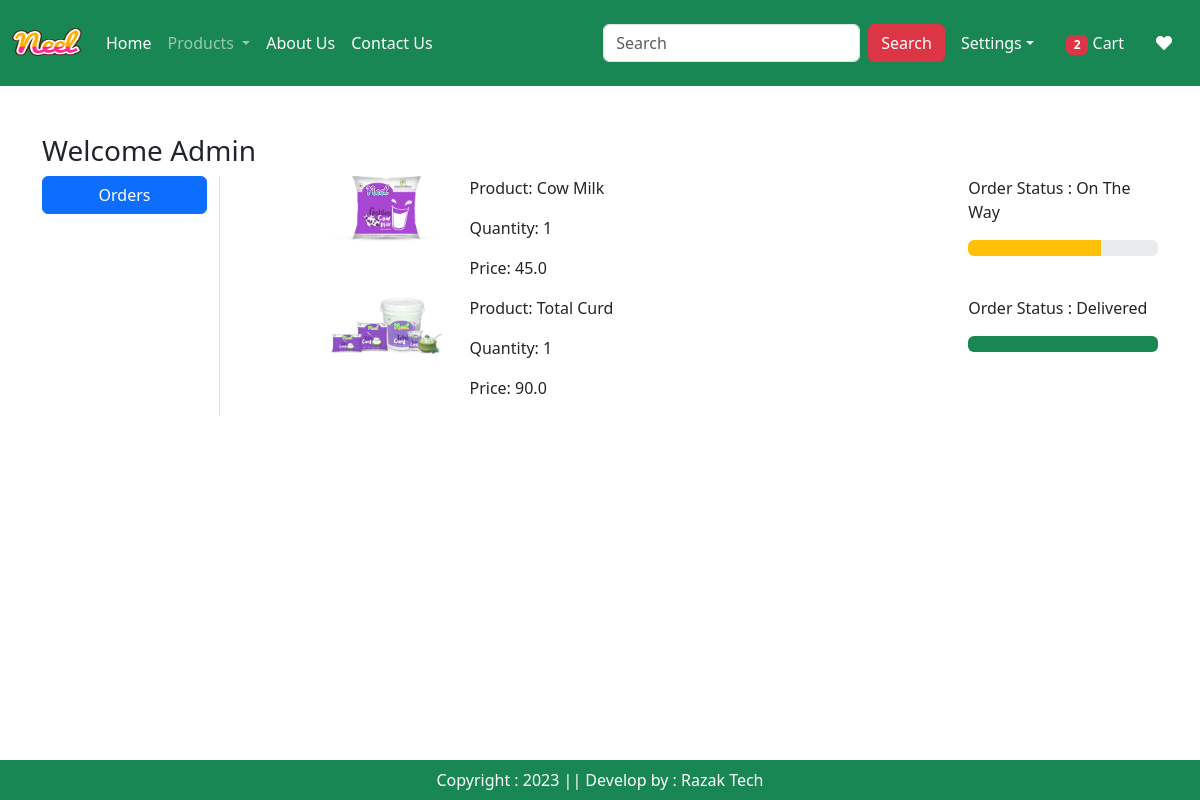
Screenshot of /orders/ (signed in) with the database file from the repository.
### app/models.py (models this page shows, shortened)
class OrderPlaced(models.Model):
    user = models.ForeignKey(User, on_delete=models.CASCADE)
    customer = models.ForeignKey(Customer, on_delete=models.CASCADE)
    product = models.ForeignKey(Product, on_delete=models.CASCADE)
    quantity = models.PositiveIntegerField(default=1)
    ordered_date = models.DateTimeField(auto_now_add=True)
    status = models.CharField(max_length=50, choices=STATUS_CHOICES, default='Pending')
    payment = models.ForeignKey(Payment, on_delete=models.CASCADE, default="")
    @property
    def total_cost(self):
        return self.quantity * self.product.discounted_price

class Product(models.Model):
    title = models.CharField(max_length=100)
    selling_price = models.FloatField()
    discounted_price = models.FloatField()
    description = models.TextField()
    composition = models.TextField(default="")
    prodapp = models.TextField(default="")
    category = models.CharField(choices=CATEGORY_CHOICES, max_length=2)
    product_image = models.ImageField(upload_to="product")

### app/views.py (the view)
# urls.py: path('orders/', views.orders, name='orders'),
@login_required
def orders(request):
    totalitem = 0
    wishitem = 0
    if request.user.is_authenticated:
        totalitem = len(Cart.objects.filter(user=request.user))
        wishitem = len(Wishlist.objects.filter(user=request.user))
    order_placed = OrderPlaced.objects.filter(user=request.user)
    return render(request, "app/orders.html", locals())

### templates/app/orders.html (shortened to what this page needs)
{% extends "app/base.html" %}
{% load static %}
{% block main-content %}
<div class="container my-5">
    <div class="row">
        <h3>Welcome <span class="text-capitalize">{{ request.user }}</span></h3>
        <div class="col-sm-2 border-end">
            <ul class="list-unstyled">
                <li class="d-grid"><a href="{% url 'orders' %}" class="btn btn-primary">Orders</a></li>
            </ul>
        </div>
        <div class="col-sm-9 offset-sm-1">
            {% for op in order_placed %}
            <div class="row">
                <div class="col-sm-2">
                    <img src="{{ op.product.product_image.url }}" class="img-fluid" height="100" weight="100" />
                </div>
                <div class="col-sm-7">
                    <p>Product: {{ op.product.title }}</p>
                    <p>Quantity: {{ op.quantity }}</p>
                    <p>Price: {{ op.total_cost }}</p>
                </div>
                <div class="col-sm-3">
                    <p> Order Status : {{ op.status }}</p>
                    {% if op.status == 'On The Way' %}
                    <div class="progress">
                        <div class="progress-bar bg-warning" role="progressbar" style="width: 70%" aria-valuenow="70" aria-valuemin="0" aria-valuemax="100"></div>
                    </div>
                    {% endif %}
                    {% if op.status == 'Delivered' %}
                    <div class="progress">
                        <div class="progress-bar bg-success" role="progressbar" style="width: 100%" aria-valuenow="100" aria-valuemin="0" aria-valuemax="100"></div>
                    </div>
                    {% endif %}
                </div>
            </div>
            {% endfor %}
        </div>
    </div>
</div>
{% endblock main-content %}

### rows the page displays
OrderPlaced: product.product_image (picture), product "Cow Milk", quantity "1", total_cost "45.0", status "On The Way"
OrderPlaced: product.product_image (picture), product "Total Curd", quantity "1", total_cost "90.0", status "Delivered"

### other values shown
{{ totalitem }} "2"
{{ request.user }} "Admin"
